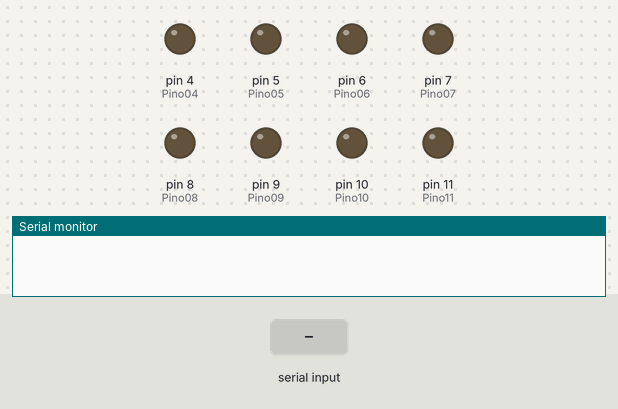
A sketch run on a simulated Arduino Uno, built with avr-gcc and run on an emulated ATmega328P. On the bench: output pins drawn as LEDs (lit = HIGH), the last lines printed to the serial monitor. The inputs (shaded band) are chosen by the test bench.

Above: at 1.2 s.
1.3 s: "c90\n" received over Serial
At 2.5 s:
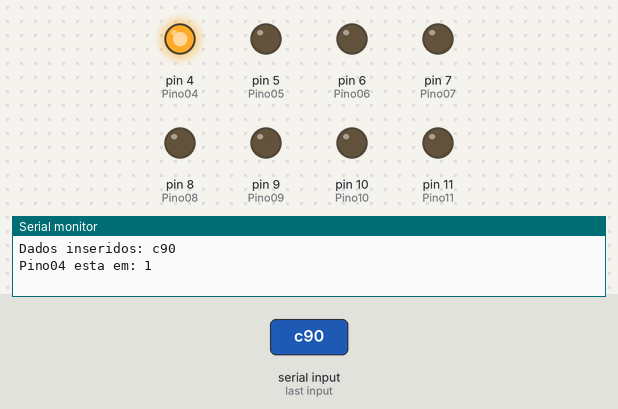
2.9 s: "d90\n" received over Serial
At 3.7 s:
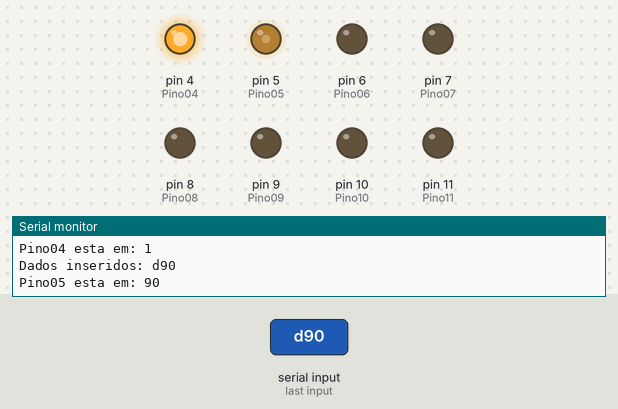
4.5 s: "c,45\n" received over Serial
At 4.9 s:
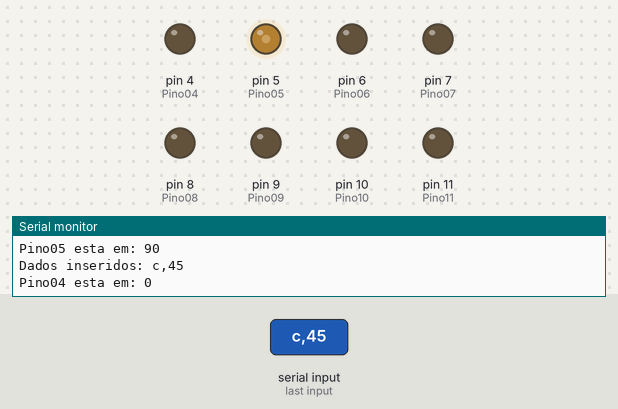
6.1 s: "e90\n" received over Serial
At 7.3 s:
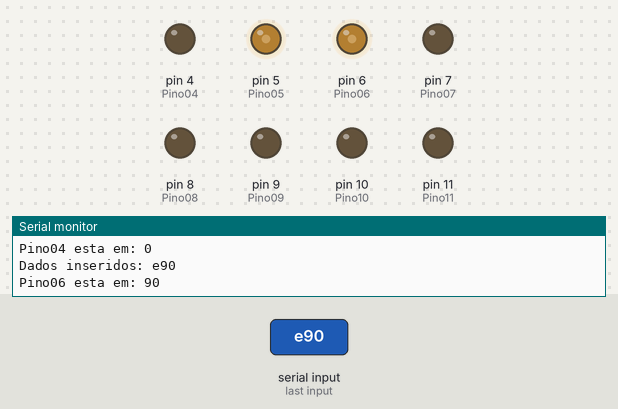
7.7 s: "C90\n" received over Serial
At 8.6 s:
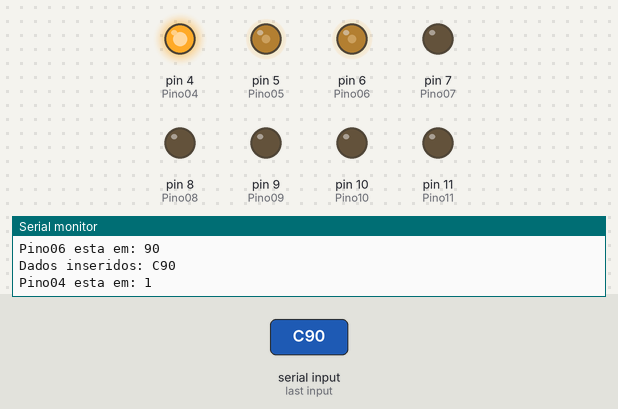
9.3 s: "d,45\n" received over Serial
At 9.8 s:
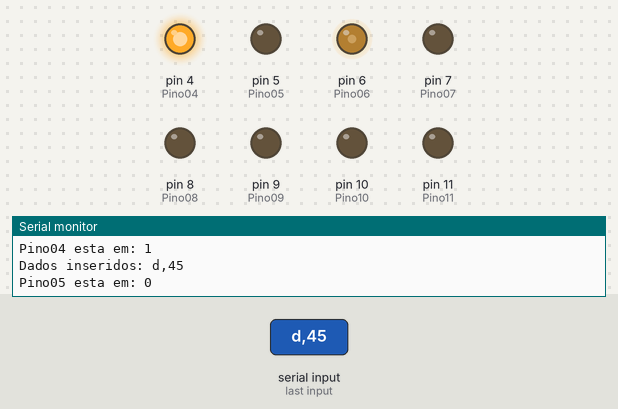
Timing chart, 0 to 11.9 s (numbered marks = the images above; inputs shaded):
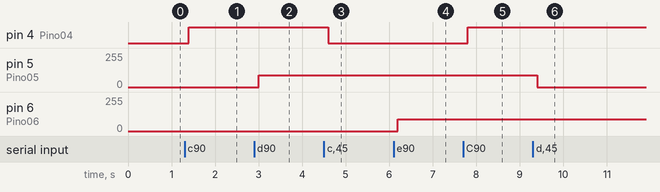

Measured:
- after the input at 1.3 s, pin 4 (Pino04): LOW → HIGH after 0.10 s
- after the input at 2.9 s, pin 5 (Pino05): 0/255 → 90/255 after 0.10 s
- after the input at 4.5 s, pin 4 (Pino04): HIGH → LOW after 0.10 s
- after the input at 6.1 s, pin 6 (Pino06): 0/255 → 90/255 after 0.10 s
- after the input at 7.7 s, pin 4 (Pino04): LOW → HIGH after 0.10 s
- after the input at 9.3 s, pin 5 (Pino05): 90/255 → 0/255 after 0.10 s

The sketch:

ModuloBlueArduino.ino
```cpp
//proyecto tics


char buffer[67];


byte Pino04 = 4;
byte Pino05 = 5;
byte Pino06 = 6;
byte Pino07 = 7;
byte Pino08 = 8;
byte Pino09 = 9;
byte Pino10 = 10;
byte Pino11 = 11;


void setup(){
  Serial.begin(9600);
  Serial.flush();

  pinMode(Pino04, OUTPUT);
  pinMode(Pino05, OUTPUT);
  pinMode(Pino06, OUTPUT);
  pinMode(Pino07, OUTPUT);
  pinMode(Pino08, OUTPUT);
  pinMode(Pino09, OUTPUT);
  pinMode(Pino10, OUTPUT);
  pinMode(Pino11, OUTPUT);


}
void loop(){
  if (Serial.available()>0){
    int index=0;
    delay(100);//deixe o buffer encher
    int numChar = Serial.available();
    if(numChar>65){
      numChar=65;
    }
    while(numChar--){
      buffer[index++] = Serial.read();
    }
    splitString(buffer);
  }
}
void splitString(char* data){
  Serial.print("Dados inseridos: ");
  Serial.println(data);
  char* parameter;
  parameter= strtok (data, " ,");
  while(parameter != NULL){
    setLED(parameter);
    parameter = strtok (NULL, " ,");
  }
  //Limpa o texto e os buffers seriais
  for (int x=0; x<66; x++){
    buffer[x]='\0';
  }
  Serial.flush();
}
void setLED(char* data){

  if ((data[0] =='c') || (data[0] == 'C')){
    int Ans = strtol(data+1, NULL, 10);
    Ans = constrain(Ans,0,1);
    digitalWrite(Pino04, Ans);
    Serial.print("Pino04 esta em: ");
    Serial.println(Ans);
  }
  if ((data[0] =='d') || (data[0] == 'D')){
    int Ans = strtol(data+1, NULL, 10);
    Ans = constrain(Ans,0,255);
    analogWrite(Pino05, Ans);
    Serial.print("Pino05 esta em: ");
    Serial.println(Ans);
  }
  if ((data[0] =='e') || (data[0] == 'E')){
    int Ans = strtol(data+1, NULL, 10);
    Ans = constrain(Ans,0,255);
    analogWrite(Pino06, Ans);
    Serial.print("Pino06 esta em: ");
    Serial.println(Ans);
  }
  if ((data[0] =='f') || (data[0] == 'F')){
    int Ans = strtol(data+1, NULL, 10);
    Ans = constrain(Ans,0,1);
    digitalWrite(Pino07, Ans);
    Serial.print("Pino07 esta em: ");
    Serial.println(Ans);
  }
  if ((data[0] =='g') || (data[0] == 'G')){
    int Ans = strtol(data+1, NULL, 10);
    Ans = constrain(Ans,0,1);
    digitalWrite(Pino08, Ans);
    Serial.print("Pino08 esta em: ");
    Serial.println(Ans);
  }
  if ((data[0] =='h') || (data[0] == 'H')){
    int Ans = strtol(data+1, NULL, 10);
    Ans = constrain(Ans,0,255);
    analogWrite(Pino09, Ans);
    Serial.print("Pino09 esta em: ");
    Serial.println(Ans);
  }
  if ((data[0] =='i') || (data[0] == 'I')){
    int Ans = strtol(data+1, NULL, 10);
    Ans = constrain(Ans,0,255);
    analogWrite(Pino10, Ans);
    Serial.print("Pino10 esta em: ");
    Serial.println(Ans);
  }
  if ((data[0] =='j') || (data[0] == 'J')){
    int Ans = strtol(data+1, NULL, 10);
    Ans = constrain(Ans,0,255);
    analogWrite(Pino11, Ans);
    Serial.print("Pino11 esta em: ");
    Serial.println(Ans);
  }

}
```
